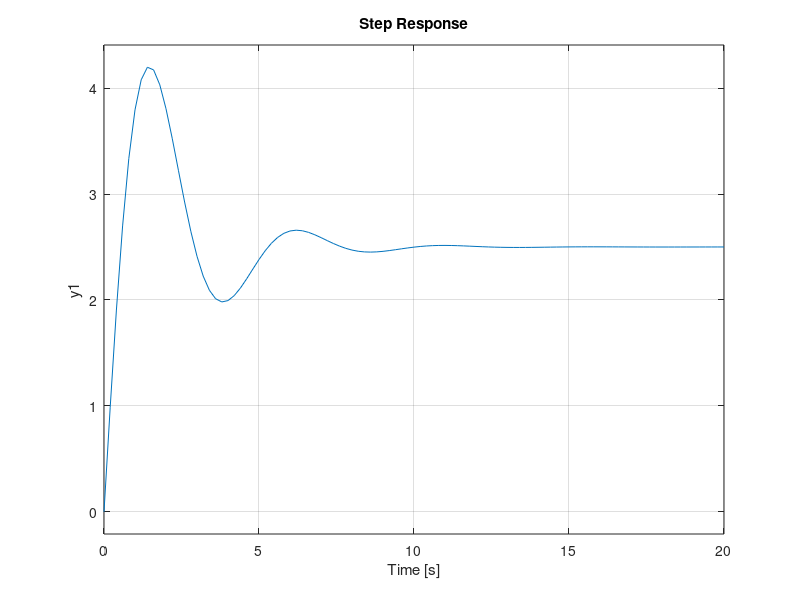

The MATLAB script that drew this image:
# Unidad 1; Ejercicio 8

close all; clear all; clc;
pkg load control

% Creación de función de transferencia
s = tf('s'); % tf = transfer function
G1 = 5 / (s + 2)

% Otras formas de hacerlo
% G1 = tf(NUMERADOR, DENOMINADOR) NUMERADOR y DENOMINADOR como vectores
G1_1 = tf([5], [1,2])
disp('Terminado')

% G1 = zpk(ceros, polos, k)
G1_2 = zpk([],[-2],5)

step(G1) % Pasarle un escalón (step) al sist. G1 y graficar la salida

G2 = zpk([],[-2,-3],1)
step(G2)

G4 = tf([5,5],[1,1,2])
step(G4)

